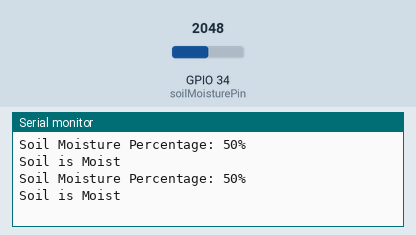
A sketch run on a simulated ESP32. Parts: the last lines printed to the serial monitor. Inputs (shaded band) come from the test bench; at power-on: GPIO 34 (soilMoisturePin) = 2048.

Above: at 1.8 s.
1.9 s: GPIO 34 (soilMoisturePin) set to 1738
At 2.8 s:
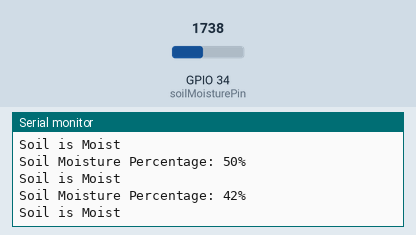
3.4 s: GPIO 34 (soilMoisturePin) set to 1615
At 4.7 s:
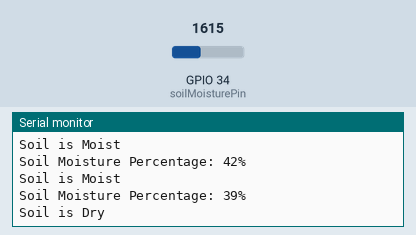
Timing chart, 0 to 6.4 s (numbered marks = the images above; inputs shaded):
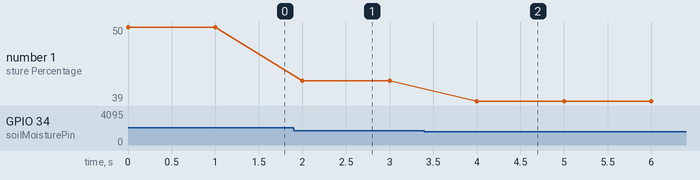

The sketch:

Blink.ino
```cpp
// Define the analog pin for soil moisture sensor
const int soilMoisturePin = 34;  // GPIO pin where the sensor is connected

// Set the threshold for dry/moist soil
const int moistureThreshold = 40;  // You can adjust this value based on testing

void setup() {
  // Start the serial communication
  Serial.begin(115200);

  // Set the soil moisture pin as input
  pinMode(soilMoisturePin, INPUT);
}

void loop() {
  // Read the analog value from the soil moisture sensor
  int soilMoistureValue = analogRead(soilMoisturePin);

  // Map the sensor value to a percentage (optional)
  int moisturePercent = map(soilMoistureValue, 0, 4095, 0, 100);

  // Print the moisture value
  Serial.print("Soil Moisture Percentage: ");
  Serial.print(moisturePercent);
  Serial.println("%");

  // Check if the soil is moist or dry
  if (moisturePercent > moistureThreshold) {
    Serial.println("Soil is Moist");
  } else {
    Serial.println("Soil is Dry");
  }

  // Wait for 1 second before the next reading
  delay(1000);
}
```

Measured:
- the behaviour switches between 1679 and 1678 on GPIO 34 (soilMoisturePin) (found by bisection; images 1 and 2)
- after the input at 1.9 s, the serial monitor: prints a new line after 0.10 s (image 1)
- after the input at 3.4 s, the serial monitor: prints a new line after 0.60 s (image 2)
- plotted number 1: 50 → 42 after the input at 1.9 s, 42 → 39 after the input at 3.4 s
